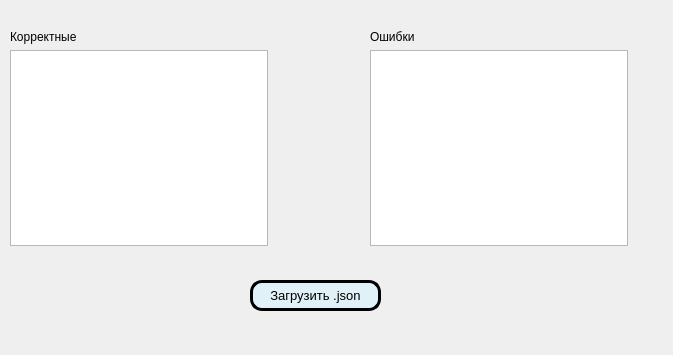
<?xml version="1.0" encoding="UTF-8"?>
<ui version="4.0">
 <class>prog2Window</class>
 <widget class="QDialog" name="prog2Window">
  <property name="geometry">
   <rect>
    <x>0</x>
    <y>0</y>
    <width>673</width>
    <height>355</height>
   </rect>
  </property>
  <property name="windowTitle">
   <string>Вывод данных</string>
  </property>
  <widget class="QPushButton" name="pushButton">
   <property name="geometry">
    <rect>
     <x>250</x>
     <y>280</y>
     <width>131</width>
     <height>31</height>
    </rect>
   </property>
   <property name="styleSheet">
    <string notr="true">QPushButton {
    background-color: #E0F2F7; 
    border: 3px solid black; 
    border-radius: 12px; 
    color: black;
    font-family: &quot;Segoe UI&quot;, sans-serif; 
    font-size: 13px;
    padding: 5px 15px;
}
QPushButton:hover {
    background-color: #B3E5FC;
}
QPushButton:pressed {
    background-color: #81D4FA;
}</string>
   </property>
   <property name="text">
    <string>Загрузить .json</string>
   </property>
  </widget>
  <widget class="QWidget" name="">
   <property name="geometry">
    <rect>
     <x>10</x>
     <y>30</y>
     <width>258</width>
     <height>216</height>
    </rect>
   </property>
   <layout class="QVBoxLayout" name="verticalLayout">
    <item>
     <widget class="QLabel" name="label">
      <property name="text">
       <string>Корректные</string>
      </property>
     </widget>
    </item>
    <item>
     <widget class="QTableWidget" name="tableWidget"/>
    </item>
   </layout>
  </widget>
  <widget class="QWidget" name="">
   <property name="geometry">
    <rect>
     <x>370</x>
     <y>30</y>
     <width>258</width>
     <height>216</height>
    </rect>
   </property>
   <layout class="QVBoxLayout" name="verticalLayout_2">
    <item>
     <widget class="QLabel" name="label_2">
      <property name="text">
       <string>Ошибки</string>
      </property>
     </widget>
    </item>
    <item>
     <widget class="QTableWidget" name="tableWidget_2"/>
    </item>
   </layout>
  </widget>
 </widget>
 <resources/>
 <connections/>
</ui>
